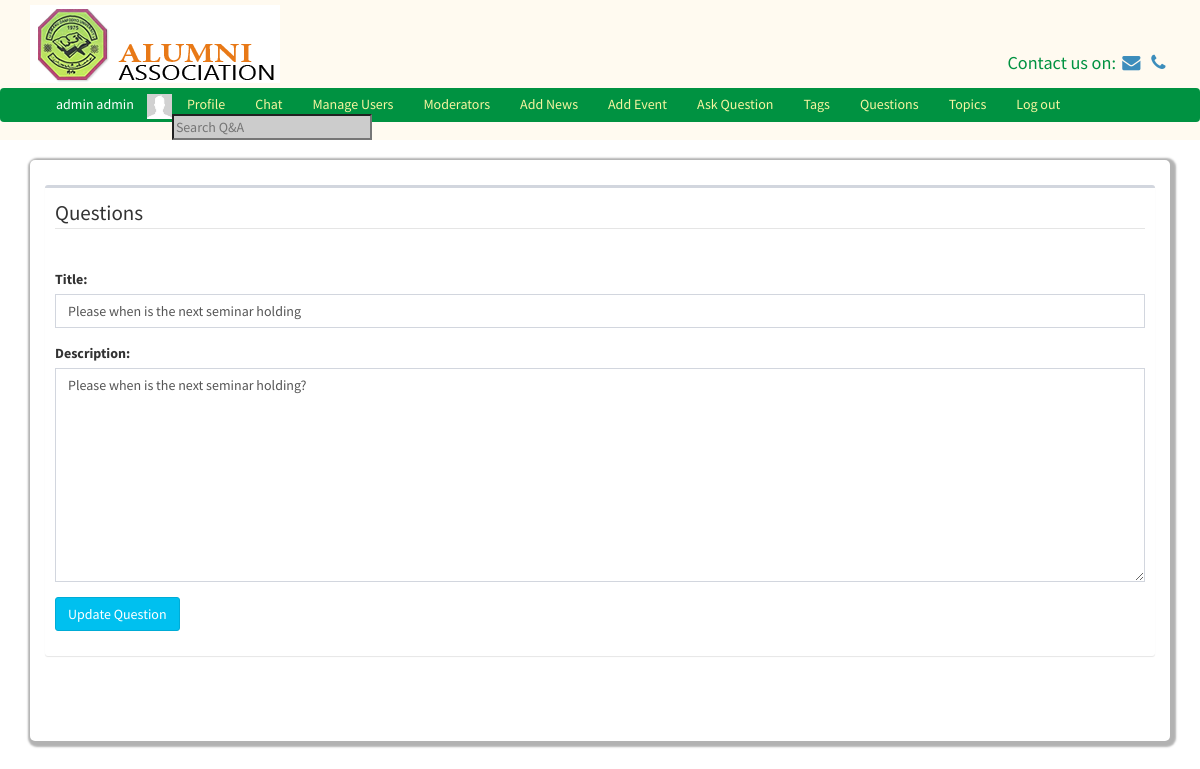
Page /editquestions.php?id=1 (signed in) on the committed database.
### tables this page shows
CREATE TABLE `users` (
  `id` int(11) NOT NULL,
  `first_name` varchar(255) NOT NULL,
  `last_name` varchar(255) NOT NULL,
  `username` varchar(255) NOT NULL,
  `password` varchar(255) NOT NULL,
  `salt` varchar(64) NOT NULL,
  `email` varchar(255) NOT NULL,
  `user_type` int(11) NOT NULL,
  `profile_picture` varchar(1024) NOT NULL,
  `online` int(11) NOT NULL DEFAULT '0',
  `year_of_graduation` varchar(255) DEFAULT NULL,
  `phone_number` varchar(255) DEFAULT NULL,
  `place_of_work` text,
  `department` text,
  `address` text
);

CREATE TABLE `questions` (
  `id` int(11) NOT NULL,
  `question` text NOT NULL,
  `description` text NOT NULL,
  `author_id` int(11) NOT NULL,
  `create_time` int(11) NOT NULL,
  `status` int(11) NOT NULL,
  `category_id` int(11) NOT NULL
);

### classes/DB.php (called while the page is built, shortened)
<?php
class DB{
	private static $_instance = null;
	private 	$_pdo,
				$_query,
				$_error = false,
				$_results,
				$_count = 0;
	private function __construct(){
		try {
			$this->_pdo = new PDO('mysql:host='.Config::get('mysql/host').';dbname='.Config::get('mysql/db'), Config::get('mysql/username'), Config::get('mysql/password'));
		}
		catch(PDOException $e){
			die($e->getMessage());
		}
	}
	public static function getInstance()
	{
		if (!isset(self::$_instance))
		{
			self::$_instance = new DB();
		}
		return self::$_instance;
	}
	public function query($sql, $params = [])
	{
		$this->_error = false;
		if($this->_query = $this->_pdo->prepare($sql)){
				$x = 1;
			if (count($params)){
				foreach($params as $param){
					$this->_query->bindValue($x, $param);
					$x++;
				}
			}
				if($this->_query->execute()){
					$this->_results = $this->_query->fetchAll(PDO::FETCH_OBJ);
					$this->_count = $this->_query->rowCount();
				}
				else{
					$this->_error = true;
				}
				}
				return $this;
		}
		public function error(){
			return $this->_error;
		}
		private function action($action, $table, $where = []){
			if (count($where) === 3)
			{
				$operators = ['=','>=','<=','<','>','!='];
					$field = $where[0];
					$operator = $where[1];
					$value = $where[2];
					if(in_array($operator, $operators)){
						$sql = "{$action} FROM {$table} WHERE {$field} {$operator} ?";
						if(!$this->query($sql, [$value])->error())
						{
							return $this;
						}
					}
			}
			return false;
		}
		public function get($table, $where){
			return $this->action('SELECT *', $table, $where);
		}
		public function results()
		{
			return $this->_results;
		}
		public function first(){
			if($this->results()){
			return $this->results()[0];
			}else {
				return false;
			}
		}
		public function counter(){
			return $this->_count;
		}
	}
?>

### classes/Config.php (called while the page is built)
<?php
class Config{
	public static function get($path)
	{
		if($path){
			$config = $GLOBALS['config'];
			$path = explode('/', $path);
			foreach ($path as $bit){
				if(isset($config[$bit])){
					$config = $config[$bit];
				}
			}
			return $config;
		}
		return false;
	}
}
?>

### classes/User.php (called while the page is built, shortened)
<?php
class User
{
	private $_session_name, $_isLoggedIn, $_activeRecord, $_error, $_db, $_online;
	public function __construct($user = null){
		$this->_activeRecord = new ActiveRecord('users');
		$this->_session_name = Config::get('session/session_name');
		if(!$user){
				if(Session::exists($this->_session_name)){
						$user = Session::get($this->_session_name);
						if($this->_activeRecord->find($user))
						{
								$this->_isLoggedIn = true;
						}
				}
		}
		else{
				$this->_activeRecord->find($user);
		}
}
		public function activeRecord(){
			return $this->_activeRecord;
		}
	public function isLoggedIn(){
		return $this->_isLoggedIn;
	}
	public function isAdmin(){
		if($this->_activeRecord->data()->user_type == 1)
		{
			return true;
		}
	}
}
?>

### classes/Session.php (called while the page is built, shortened)
<?php
class Session {
	public static function exists($tokenName)
		{
			return (isset($_SESSION[$tokenName])) ? true: false;
		}
	public static function get($name){
		return $_SESSION[$name];
	}
}
?>

### classes/ActiveRecord.php (called while the page is built, shortened)
<?php
class ActiveRecord{
	private $_db, $_table, $_data;
	public function __construct($tableName){
		$this->_db = DB::getInstance();
		$this->_table = $tableName;
	}
	public function find($user = null){
		if($user){
			$field = (is_numeric($user))? 'id' : 'username';
			$data = $this->_db->get($this->_table, [$field,'=',$user]);
			if($data->counter()){
			$this->_data = $data->first();
				return true;
			}
			else{
				return false;
			}
		}
	}
	public function data()
	{
		return $this->_data;
	}
	public function relate($where = []){
		foreach ($where as $key => $value) {
			$field = $key;
			$id = $value;
		}
		if($data = $this->_db->get($this->_table, [$field, '=', $id])){
			$this->_data = $data->first();
			return true;
		}else{
			return false;
		}
	}
}
?>

### classes/Questions.php (called while the page is built, shortened)
<?php
class Questions
{
    private $_db, $_activeRecord, $_error;
    public function __construct()
    {
        $this->_activeRecord = new ActiveRecord(self::tableName());
    }
    public static function tableName(){
        return 'questions';
    }
    public function activeRecord(){
        return $this->_activeRecord;
    }
}
?>

### editquestions.php (the view, shortened to what this page needs)
<?php
$topic = new Questions();
$topic->activeRecord()->relate(['id'    =>  Input::get('id')]);
?>
<body>
<?php
Template::start();
?>
<div class="row">
    <div class="container">
        <div class="content">
            <div class="row">
                <div class="col-md-12">
                    <div class="box">
                        <div class="box-header">
                            <legend>Questions</legend>
                        </div>
                        <div class="box-body">
                            <form action="" method="post">
                                <div class="form-group">
                                    <label for="">Title:</label>
                                    <input type="text" name="name" class="form-control" value="<?= $topic->activeRecord()->data()->question?>">
                                </div>
                                <div class="form-group">
                                    <label for="">Description:</label>
                                    <textarea name="description" class="form-control" id="" cols="30" rows="10"><?= $topic->activeRecord()->data()->description?></textarea>
                                </div>
                                <div class="form-group">
                                    <input type="submit" class="btn btn-info" value="Update Question">
                                </div>
                            </form>
                        </div>
                    </div>
                </div>
            </div>
        </div>
    </div>
</div>
</div>
</div>
</body>

### classes/Template.php (shortened to what this page needs)
<?php
class Template
{
    public static function start(){
        $user = new User();
        echo '
        <div style="margin-bottom: 100px">
  <header style="position: fixed; top: 0; width: 100%; z-index: 200; background-color: floralwhite">
  <div class="container">
<div class="row">
    <div style="margin: 5px"></div>
    <div class="col-md-6"><img src="img/logo.png"></div>
    <div class="col-md-6">
        <div style="color: #009241; padding-top:45px; font-size: 1.3em" class="pull-right">Contact us on:
            <a href="mailto:ifo@cjinnovators.com"><i class="fa fa-fw fa-envelope"></i></a>
            <a href="tel:07037350494"><i class="fa fa-fw fa-phone"></i> </a>
        </div>
    </div>
</div>
</div>
<div style="margin: 5px"></div>
<nav class="navbar top-link" style="background-color:#009241; padding-bottom: 0; margin-bottom: 0 ">
    <div class="container-fluid" style="padding-bottom: 0; margin-bottom: 0" >
      ';
        if ($user->isLoggedIn()) {
            echo '
                <div class="chat-box">
                    <div onClick="$(\'.chat-box\').hide()" class="pull-right" style="cursor: pointer;">&times</div>
                    <div class="chatBoxBody">
                    </div>
                </div>
              <ul class="navbar-nav navbar-left top-link-links">
              <li style="color: #ffffff; margin-right: 13px;"> '.$user->activeRecord()->data()->first_name.' '.$user->activeRecord()->data()->last_name.' </li>
              <li><img src="'.$user->activeRecord()->data()->profile_picture.'" height="25px"></li>
          <li><a href="profile.php" class="navbar-link">Profile</a></li>
          <li><a id="chat-btn" style="cursor: pointer;" class="navbar-link">Chat</a></li>';
          if($user->isAdmin()){
         echo'
          <li><a href="manageUsers.php">Manage Users</a></li>
        <li><a href="moderator.php">Moderators</a></li>
        <li><a href="addnews.php">Add News</a></li>
        <li><a href="addevents.php">Add Event</a></li>
            ';
        }if ($user->isModerator()){
                echo '<li ><a href="categories.php">Manage Categories</a></li>';
            }
         echo '
            <li><a href="ask.php">Ask Question</a></li>
            <li><a href="tags.php">Tags</a></li>
            <li><a href="questions.php">Questions</a></li>
            <li><a href="topics.php">Topics</a></li>
          <li><a href="logout.php" class="navbar-link">Log out</a></li>
          <li><input type="text" id="search" class="nav-input" placeholder="Search Q&A"></li>
        </ul>
            ';
        }
        echo '
      </div>
    </nav>
  </header>
</div>
<div class="container">
        <div class="main-content">
<div class="row">
  <div class="container">
    <div class="">
    </div>
  </div>
</div>
        ';
    }
}

### rows in the picture
users: first_name "admin", last_name "admin", profile_picture (picture)
questions: name "Please when is the next seminar holding", description "Please when is the next seminar holding?"
